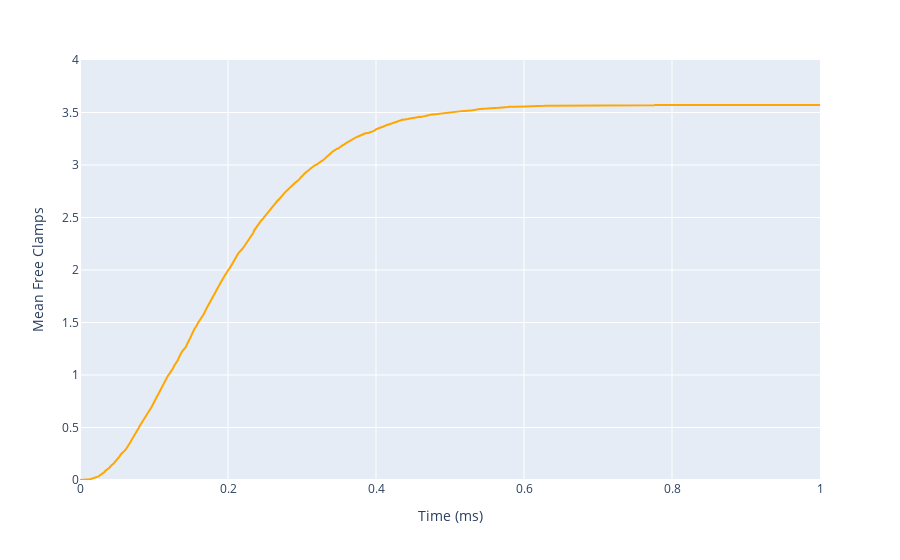
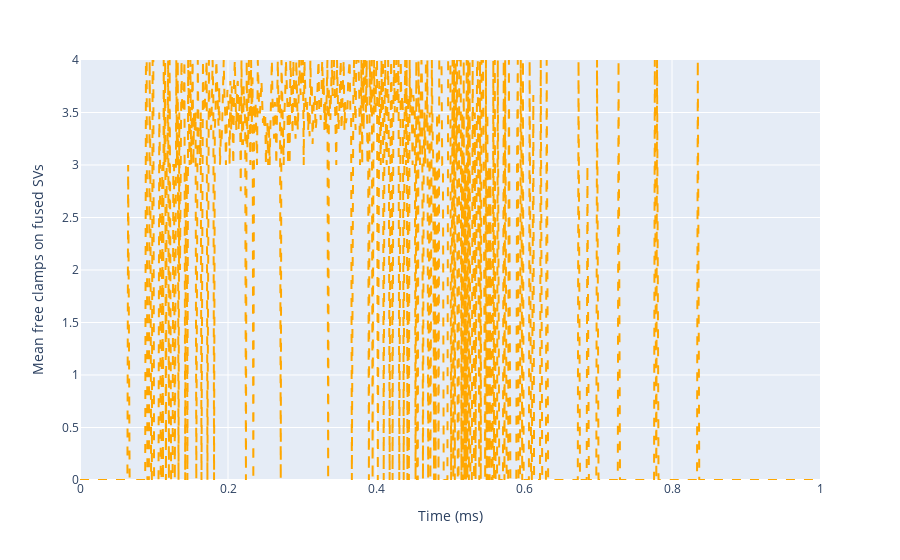
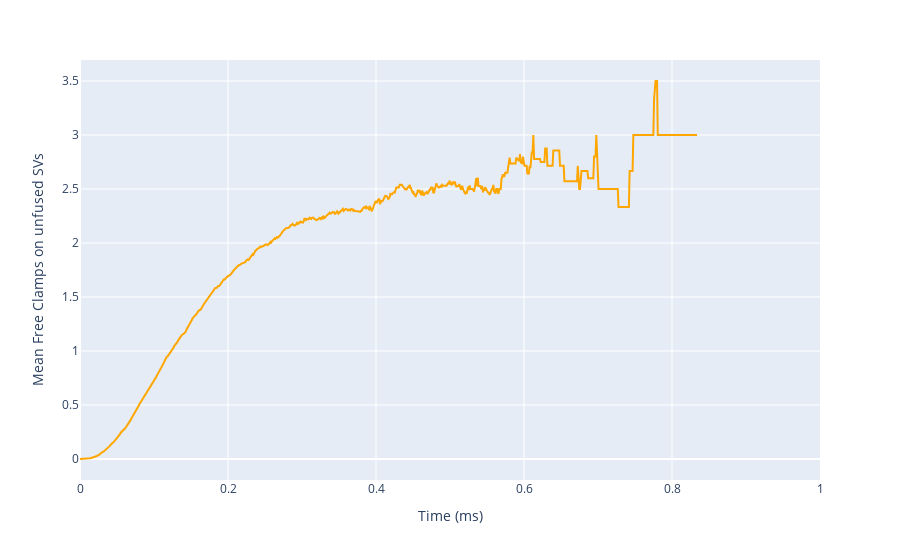

Notebook code cell kept with these figures, in order:
### Code cell
allo_col = 'rgb(128,128,128)'
clamp_col = 'rgb(255,167,0)'

fig = px.line()
fig.add_scatter(x=clamp_sim_alt['timestamp'], y=clamp_sim_alt["free_clamps"],
mode='lines', line={'color':clamp_col, 'dash':'solid'}, name=clamp_model.name)
fig.update_layout(
    legend = {'title': 'Legend'},
    xaxis = {'title': 'Time (ms)', 'range': [0, 1]},
    yaxis = {'title': 'Mean Free Clamps', 'range': [0, 4]},
    hovermode='x'
)
fig.show()

fig = px.line()
fig.add_scatter(x=clamp_sim_alt['timestamp'], y=clamp_sim_alt["free_clamps_fused"]["mean"],
mode='lines', line={'color':clamp_col, 'dash':'dash'}, name=clamp_model.name)
fig.update_layout(
    legend = {'title': 'Legend'},
    xaxis = {'title': 'Time (ms)', 'range': [0, 1]},
    yaxis = {'title': ' Mean free clamps on fused SVs', 'range': [0, 4]},
    hovermode='x'
)
fig.show()

fig = px.line()
fig.add_scatter(x=clamp_sim_alt['timestamp'], y=clamp_sim_alt["free_clamps_unfused"],
mode='lines', line={'color':clamp_col, 'dash':'solid'}, name=clamp_model.name)
fig.update_layout(
    legend = {'title': 'Legend'},
    xaxis = {'title': 'Time (ms)', 'range': [0, 1]},
    yaxis = {'title': 'Mean Free Clamps on unfused SVs'},
    hovermode='x'
)
fig.show()

### Figure 1 — Plotly figure (JSON) as saved in the notebook; plotly's stock layout.template omitted (floating-point values rounded to 4 significant figures; data arrays with more than 128 entries replaced by an {"elided": "..."} marker saying what was removed)
{"data": [{"hovertemplate": "<extra></extra>", "legendgroup": "", "line": {"color": "#636efa", "dash": "solid"}, "marker": {"symbol": "circle"}, "mode": "lines", "name": "", "orientation": "v", "showlegend": false, "type": "scatter", "xaxis": "x", "yaxis": "y"}, {"line": {"color": "rgb(255,167,0)", "dash": "solid"}, "mode": "lines", "name": "Syt1 - Syt7", "type": "scatter", "x": {"elided": "1000 float values"}, "y": {"elided": "1000 float values"}}], "layout": {"hovermode": "x", "legend": {"title": {"text": "Legend"}, "tracegroupgap": 0}, "margin": {"t": 60}, "xaxis": {"anchor": "y", "domain": [0, 1], "range": [0, 1], "title": {"text": "Time (ms)"}}, "yaxis": {"anchor": "x", "domain": [0, 1], "range": [0, 4], "title": {"text": "Mean Free Clamps"}}}}

### Figure 2 — Plotly figure (JSON) as saved in the notebook; plotly's stock layout.template omitted (floating-point values rounded to 4 significant figures; data arrays with more than 128 entries replaced by an {"elided": "..."} marker saying what was removed)
{"data": [{"hovertemplate": "<extra></extra>", "legendgroup": "", "line": {"color": "#636efa", "dash": "solid"}, "marker": {"symbol": "circle"}, "mode": "lines", "name": "", "orientation": "v", "showlegend": false, "type": "scatter", "xaxis": "x", "yaxis": "y"}, {"line": {"color": "rgb(255,167,0)", "dash": "dash"}, "mode": "lines", "name": "Syt1 - Syt7", "type": "scatter", "x": {"elided": "1000 float values"}, "y": {"elided": "1000 float values"}}], "layout": {"hovermode": "x", "legend": {"title": {"text": "Legend"}, "tracegroupgap": 0}, "margin": {"t": 60}, "xaxis": {"anchor": "y", "domain": [0, 1], "range": [0, 1], "title": {"text": "Time (ms)"}}, "yaxis": {"anchor": "x", "domain": [0, 1], "range": [0, 4], "title": {"text": " Mean free clamps on fused SVs"}}}}

### Figure 3 — Plotly figure (JSON) as saved in the notebook; plotly's stock layout.template omitted (floating-point values rounded to 4 significant figures; data arrays with more than 128 entries replaced by an {"elided": "..."} marker saying what was removed)
{"data": [{"hovertemplate": "<extra></extra>", "legendgroup": "", "line": {"color": "#636efa", "dash": "solid"}, "marker": {"symbol": "circle"}, "mode": "lines", "name": "", "orientation": "v", "showlegend": false, "type": "scatter", "xaxis": "x", "yaxis": "y"}, {"line": {"color": "rgb(255,167,0)", "dash": "solid"}, "mode": "lines", "name": "Syt1 - Syt7", "type": "scatter", "x": {"elided": "1000 float values"}, "y": {"elided": "1000 float values"}}], "layout": {"hovermode": "x", "legend": {"title": {"text": "Legend"}, "tracegroupgap": 0}, "margin": {"t": 60}, "xaxis": {"anchor": "y", "domain": [0, 1], "range": [0, 1], "title": {"text": "Time (ms)"}}, "yaxis": {"anchor": "x", "domain": [0, 1], "title": {"text": "Mean Free Clamps on unfused SVs"}}}}
